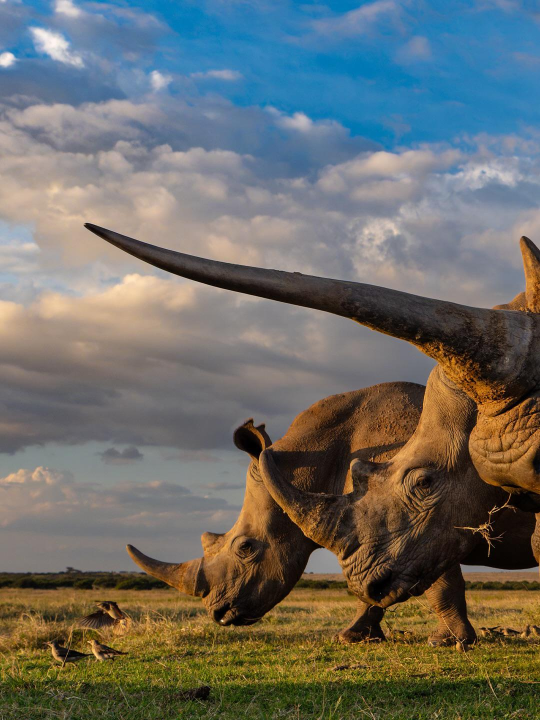
#> input picture test/00.jpeg, 1080 x 1440 px (shown at 1/2 size)
$ python -i panorama.py   (imports and definitions only)   (older library calls are emulated)
#> lines starting #> are read from the running program, lines starting #| are printed output that depends on the picture; after the words box and inside, x2 and y2 are one past the last pixel; in counts of white or black regions, pixels touching at a corner belong together
"""
Panorama stitching pipeline — migrated from panorama-1.py.

Steps:
  0  Image Load         — decode & save uploaded images
  1  Harris Corners     — custom corner detection
  2  SIFT Matching      — feature extraction + BFMatcher
  3  RANSAC Homography  — robust homography estimation
  4  Warping & Stitch   — perspective warp + compositing
"""

import cv2
import numpy as np
from typing import Generator

from services.image_utils import save_image


# -- Step helpers yielded as dicts for SSE streaming --

StepDict = dict  # shorthand


# ── Harris Corner Detection ─────────────────────────────────────────

def _apply_gaussian_blur(image: np.ndarray, ksize: int) -> np.ndarray:
    """Smooth image with a Gaussian kernel."""
    return cv2.GaussianBlur(image, (ksize, ksize), 0)


def _compute_gradients(image: np.ndarray):
    """Sobel gradients in x and y."""
    Ix = cv2.Sobel(image, cv2.CV_64F, 1, 0, ksize=3)
    Iy = cv2.Sobel(image, cv2.CV_64F, 0, 1, ksize=3)
    return Ix, Iy


def _compute_harris_response(Ix, Iy, alpha: float, win: int) -> np.ndarray:
    """Harris corner response matrix R."""
    Ixx, Ixy, Iyy = Ix ** 2, Ix * Iy, Iy ** 2
    kernel = np.ones((win, win), dtype=np.float32)
    Sxx = cv2.filter2D(Ixx, -1, kernel)
    Sxy = cv2.filter2D(Ixy, -1, kernel)
    Syy = cv2.filter2D(Iyy, -1, kernel)
    det = (Sxx * Syy) - (Sxy ** 2)
    trace = Sxx + Syy
    return det - alpha * (trace ** 2)


def _identify_corners(R: np.ndarray, threshold: float) -> np.ndarray:
    """Threshold the response matrix into a binary corner map."""
    corners = np.zeros_like(R, dtype=np.uint8)
    corners[R > threshold * np.max(R)] = 255
    return corners


def _non_maximal_suppression(corners: np.ndarray, win: int) -> np.ndarray:
    """Suppress non-maximal corners in a local window."""
    half = win // 2
    out = corners.copy()
    for i in range(half, corners.shape[0] - half):
        for j in range(half, corners.shape[1] - half):
            if corners[i, j] == 255:
                patch = corners[i - half:i + half + 1, j - half:j + half + 1]
                if np.max(patch) != 255:
                    out[i, j] = 0
    return out


def _draw_corners(image: np.ndarray, corners: np.ndarray, offset: int) -> np.ndarray:
    """Draw red circles on corner locations."""
    vis = image.copy()
    h, w = vis.shape[:2]
    for y in range(offset, h - offset):
        for x in range(offset, w - offset):
            if corners[y, x] == 255:
                cv2.circle(vis, (x, y), 5, (0, 0, 255), -1)
    return vis


def harris_corner_detector(
    image: np.ndarray,
    gauss_k: int = 3,
    alpha: float = 0.04,
    threshold: float = 0.30,
    nhood: int = 5,
    nms: bool = True,
) -> tuple[np.ndarray, np.ndarray]:
    """Full Harris pipeline on a BGR image. Returns (visualisation, corner_map)."""
    gray = cv2.cvtColor(image, cv2.COLOR_BGR2GRAY)
    smooth = _apply_gaussian_blur(gray, gauss_k)
    Ix, Iy = _compute_gradients(smooth)
    R = _compute_harris_response(Ix, Iy, alpha, nhood)
    corners = _identify_corners(R, threshold)
    if nms:
        corners = _non_maximal_suppression(corners, nhood)
    vis = _draw_corners(image, corners, nhood // 2)
    return vis, corners


# ── SIFT Feature Matching ───────────────────────────────────────────

# [363 lines left out: functions sift_feature_matching, _validate_homography, ransac_homography, stitch_images, run_pipeline, not called in this run]

>>> import cv2
>>> picture = cv2.imread('../../test/00.jpeg')
#> picture is the input picture: shape (1440, 1080, 3); mean B, G, R 103.2, 108.6, 108
>>> result = harris_corner_detector(picture)
#> in harris_corner_detector, `gray = cv2.cvtColor(image, cv2.COLOR_BGR2GRAY)`:
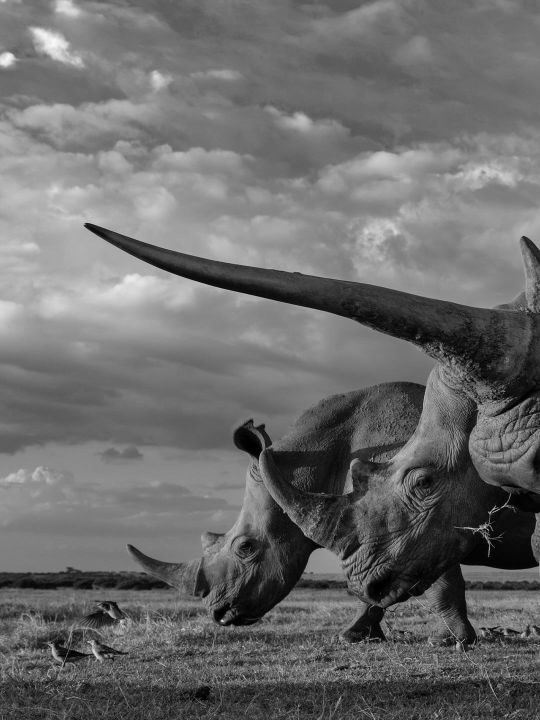
#> gray: shape (1440, 1080) (shown at 1/2 size); min 0, max 248, mean 107.8
#> in _compute_gradients, `Ix = cv2.Sobel(image, cv2.CV_64F, 1, 0, ksize=3)`:
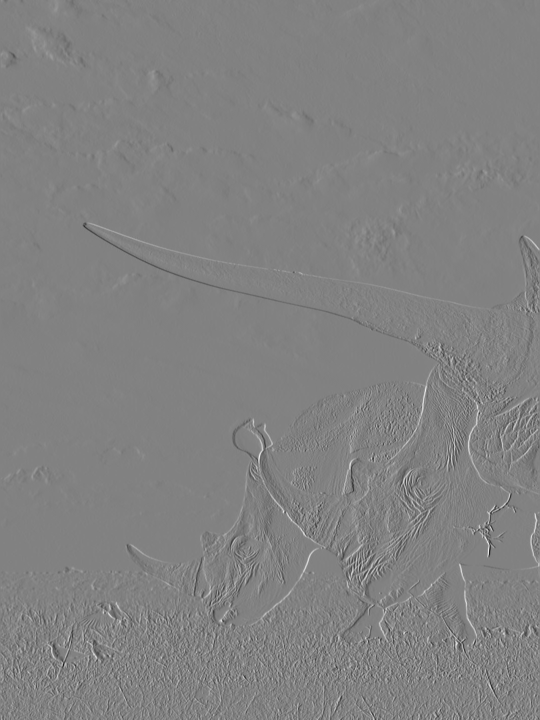
#> Ix: shape (1440, 1080) float64 (shown at 1/2 size); min -485, max 468, mean -0.3; drawn with min black and max white
#> in _compute_gradients, `Iy = cv2.Sobel(image, cv2.CV_64F, 0, 1, ksize=3)`:
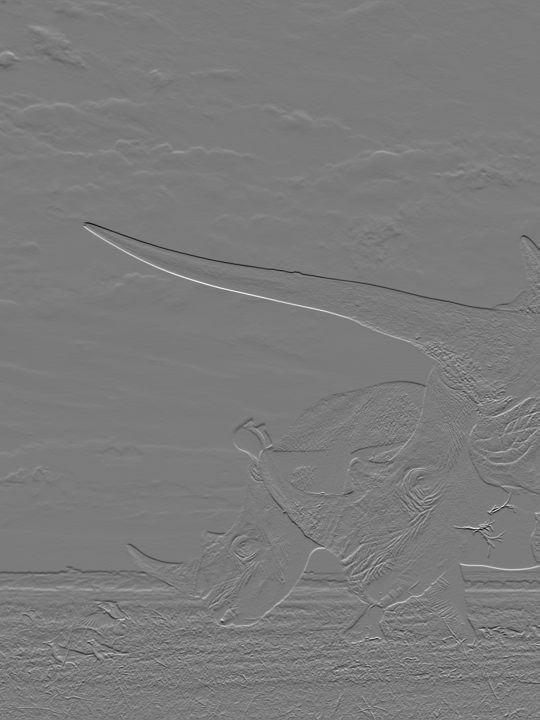
#> Iy: shape (1440, 1080) float64 (shown at 1/2 size); min -505, max 537, mean -0.3; drawn with min black and max white
#> in _compute_harris_response, `Sxy = cv2.filter2D(Ixy, -1, kernel)`:
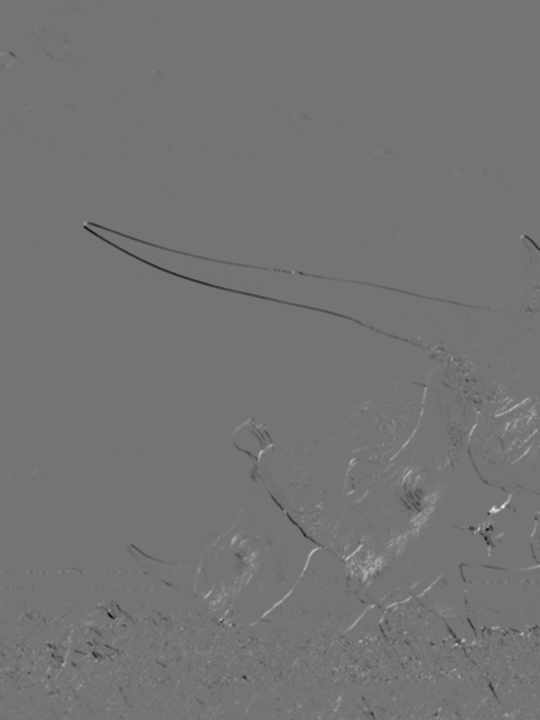
#> Sxy: shape (1440, 1080) float64 (shown at 1/2 size); min -1211656, max 1442960, mean -73.8; drawn with min black and max white
#> in _compute_harris_response, `Syy = cv2.filter2D(Iyy, -1, kernel)`:
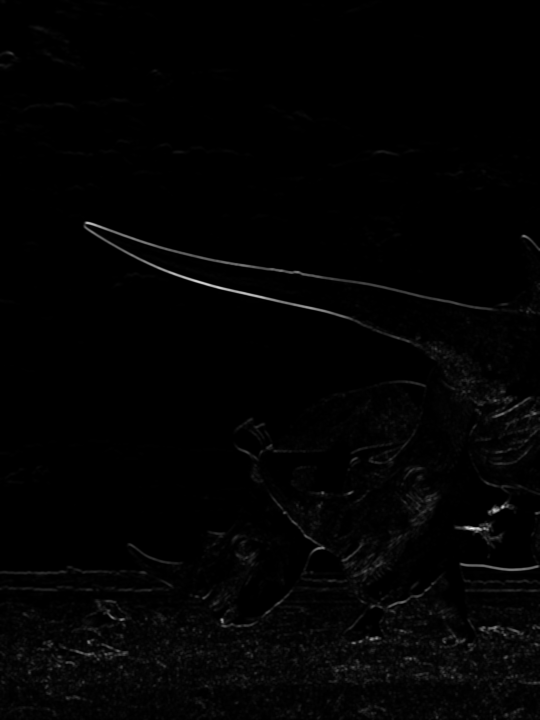
#> Syy: shape (1440, 1080) float64 (shown at 1/2 size); min 0, max 3038188, mean 38460.9; drawn with min black and max white
#> in harris_corner_detector, `corners = _identify_corners(R, threshold)`:
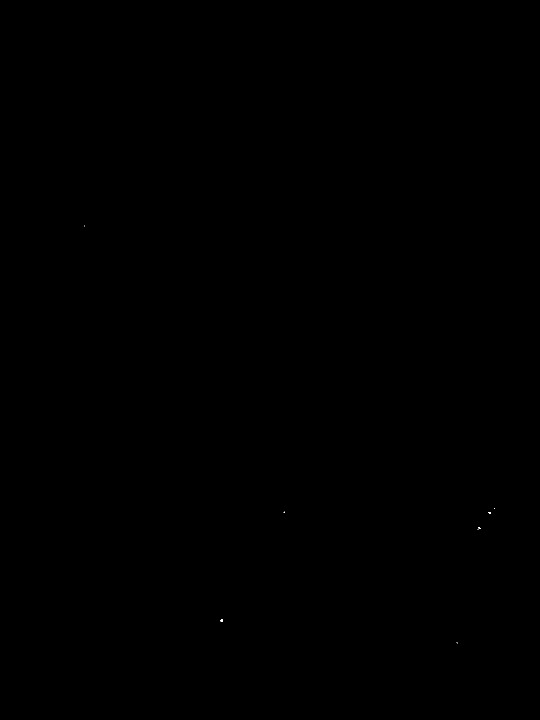
#> corners: shape (1440, 1080) (shown at 1/2 size); 0% white in thin lines or dots, all inside (x1, y1, x2, y2) = (169, 451, 990, 1287)
#> after the loop in _draw_corners, `for y in range(offset, h - offset):`:
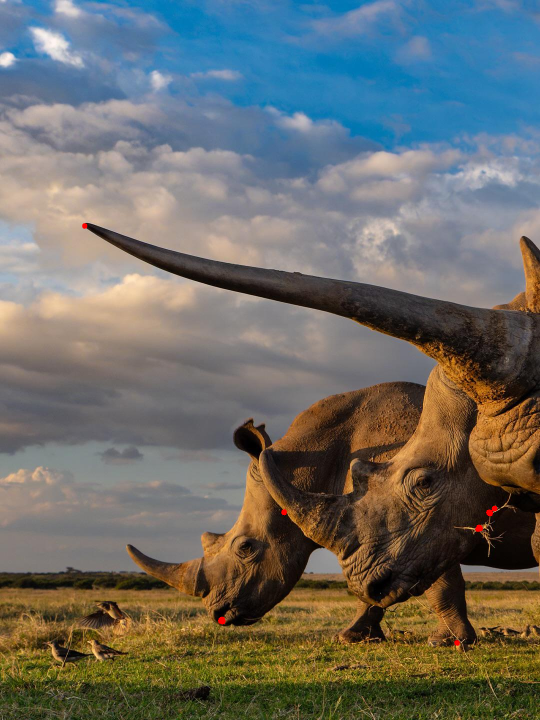
#> vis: shape (1440, 1080, 3) (shown at 1/2 size); 0.06% of pixels changed, all inside (x1, y1, x2, y2) = (164, 446, 995, 1292)

$ run again, on test/01.jpeg
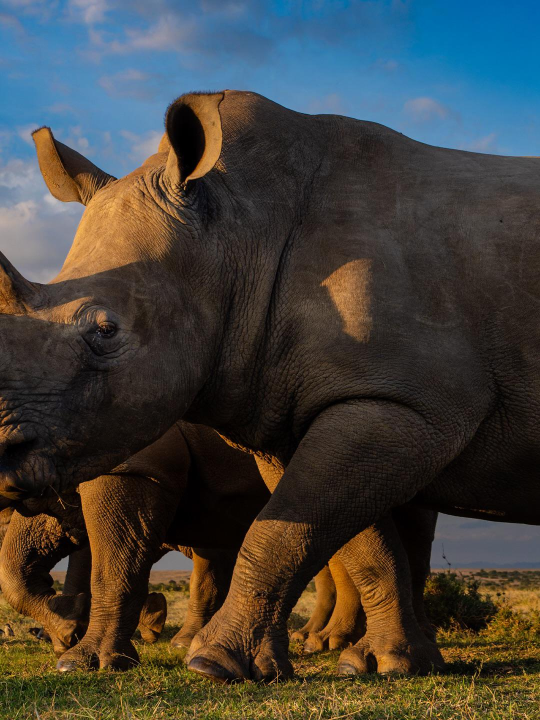
#> input picture test/01.jpeg, 1080 x 1440 px (shown at 1/2 size)
#> picture is the input picture: shape (1440, 1080, 3); mean B, G, R 59.8, 64.7, 66.4
#> in _compute_harris_response, `return det - alpha * (trace ** 2)`:
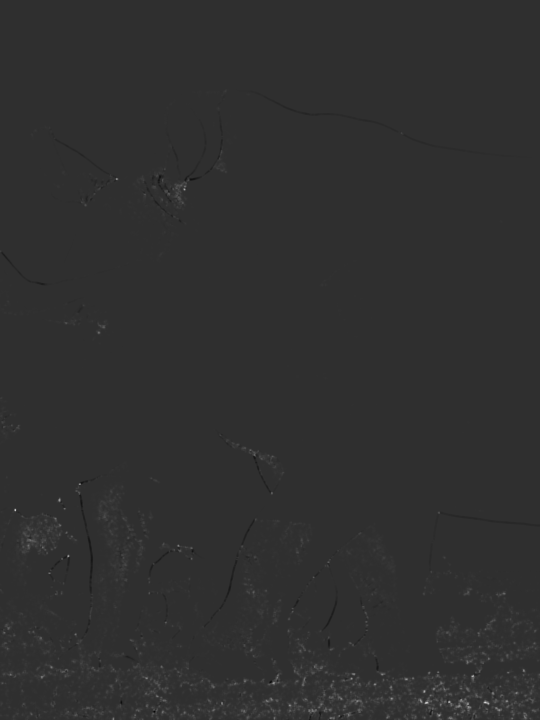
#> returned value: shape (1440, 1080) float64 (shown at 1/2 size); min -1.58e+11, max 6.96e+11, mean 2.56e+09; drawn with min black and max white
#> corners: shape (1440, 1080); 0.05% white in thin lines or dots, all inside (x1, y1, x2, y2) = (20, 357, 1052, 1440)
#> after the loop in _draw_corners, `for y in range(offset, h - offset):`:
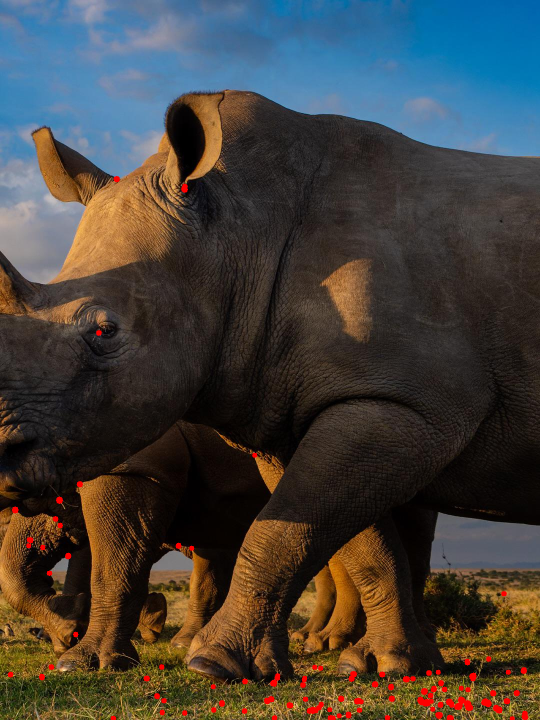
#> vis: shape (1440, 1080, 3) (shown at 1/2 size); 0.74% of pixels changed, all inside (x1, y1, x2, y2) = (15, 352, 1057, 1440)

$ run again, on test/10.jpeg
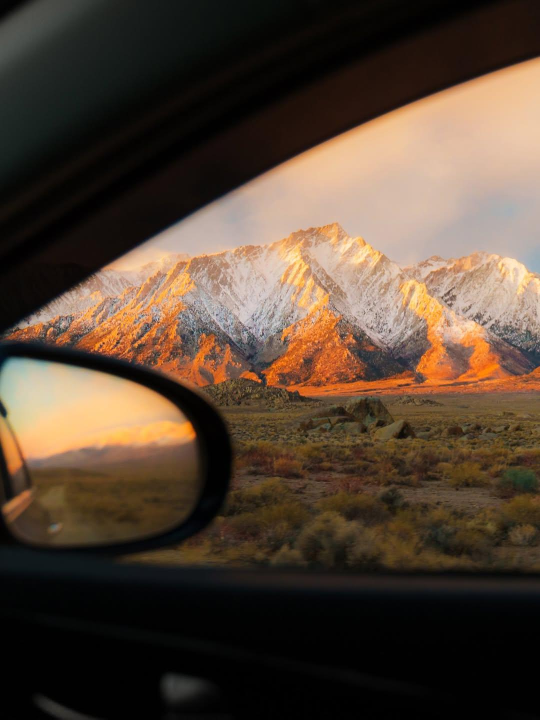
#> input picture test/10.jpeg, 1080 x 1439 px (shown at 1/2 size)
#> picture is the input picture: shape (1439, 1080, 3); mean B, G, R 52.9, 67.3, 84.1
#> in _compute_harris_response, `return det - alpha * (trace ** 2)`:
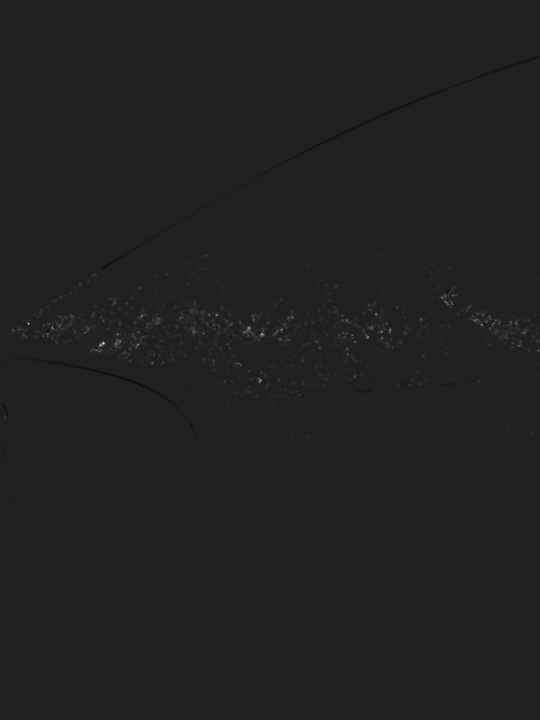
#> returned value: shape (1439, 1080) float64 (shown at 1/2 size); min -3.64e+10, max 2.53e+11, mean 366451694.9; drawn with min black and max white
#> corners: shape (1439, 1080); 0.02% white in thin lines or dots, all inside (x1, y1, x2, y2) = (56, 594, 1077, 766)
#> after the loop in _draw_corners, `for y in range(offset, h - offset):`:
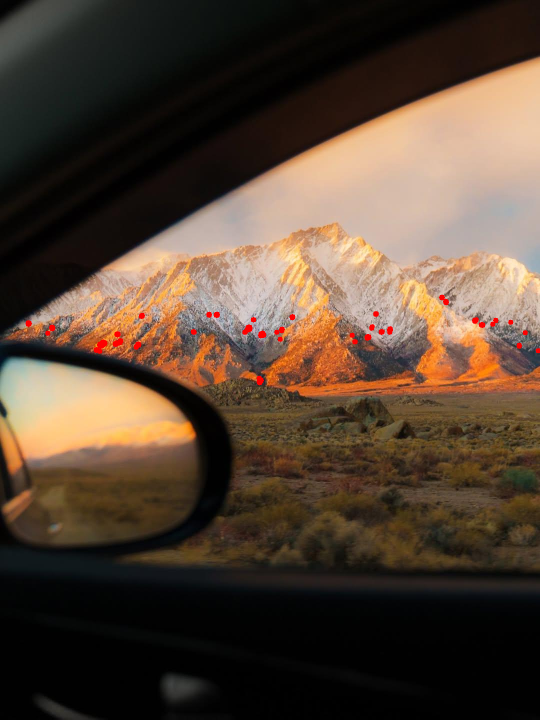
#> vis: shape (1439, 1080, 3) (shown at 1/2 size); 0.31% of pixels changed, all inside (x1, y1, x2, y2) = (51, 589, 1080, 771)

$ run again, on test/11.jpeg
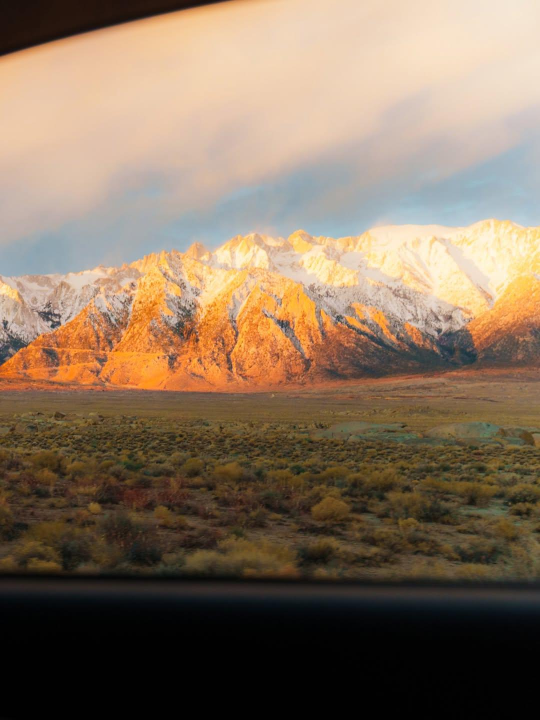
#> input picture test/11.jpeg, 1080 x 1440 px (shown at 1/2 size)
#> picture is the input picture: shape (1440, 1080, 3); mean B, G, R 93.7, 114, 134
#> corners: shape (1440, 1080); 0.03% white in thin lines or dots, all inside (x1, y1, x2, y2) = (4, 565, 883, 739)
#> after the loop in _draw_corners, `for y in range(offset, h - offset):`:
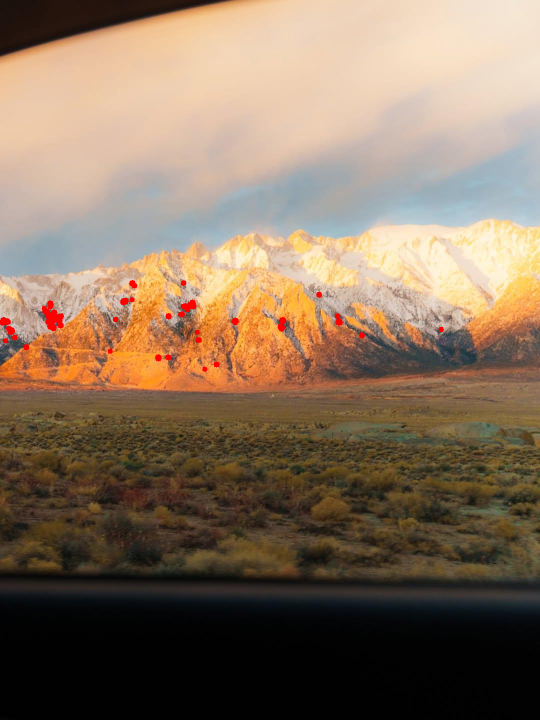
#> vis: shape (1440, 1080, 3) (shown at 1/2 size); 0.35% of pixels changed, all inside (x1, y1, x2, y2) = (0, 560, 888, 744)
